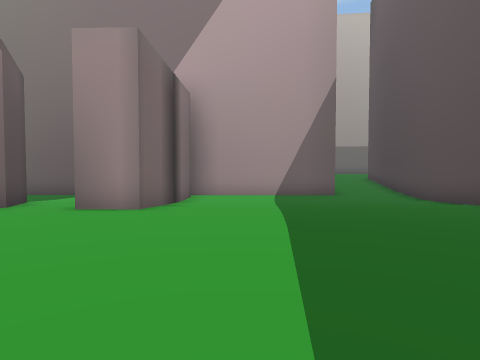
View 1 (above)

21 first-person views from a walk through a 3-D level made in the Unity game engine. The camera is 1.3 m above the floor, tilts 2° down and sees 80° across. The floor is counted in squares, 2 m on a side. Each view is taken from the middle of a square. On the plan, view 1 faces up. The plan holds only what a view shows up to about 9 squares ahead; the rest is blank. The place goes on beyond the plan.

View 2
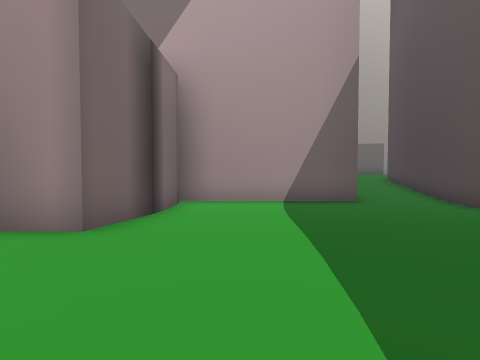

View 3
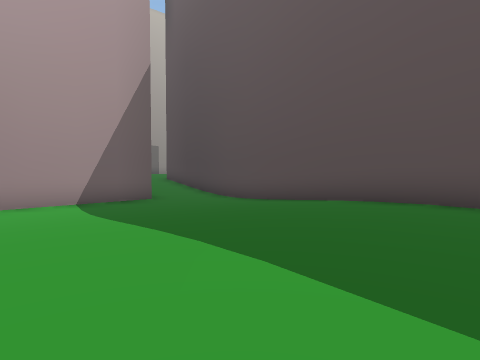

View 4
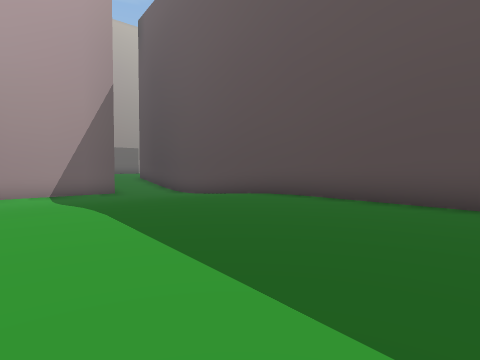

View 5
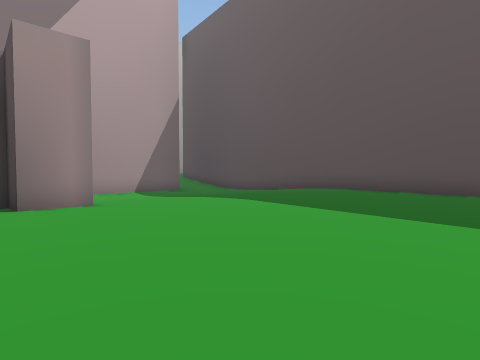

View 6
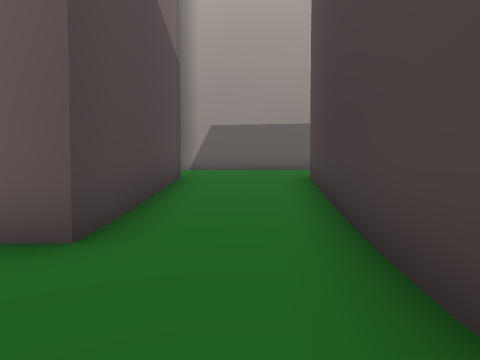

View 7
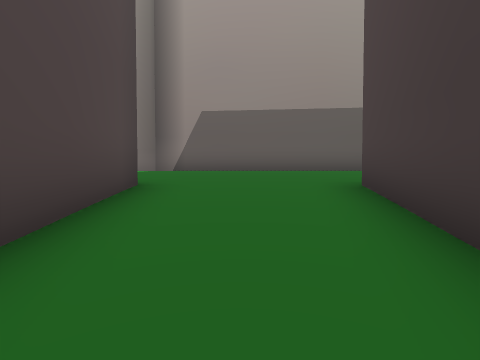

View 8
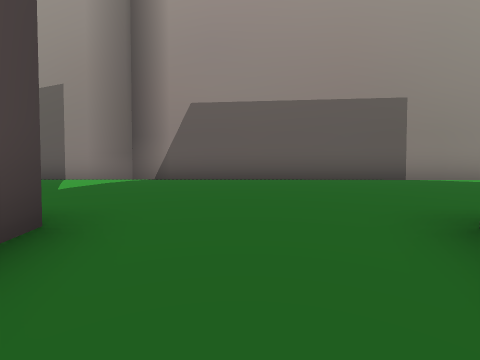

View 9
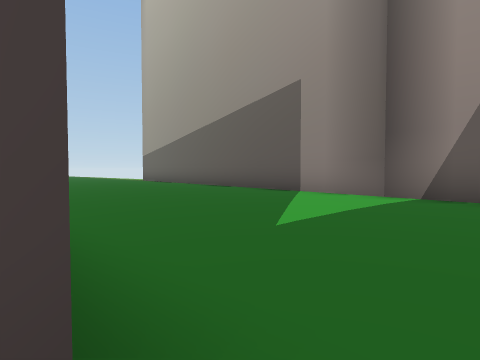

View 10
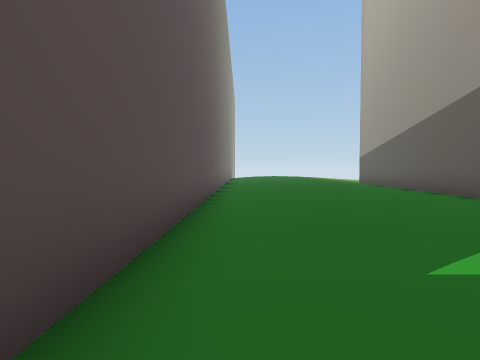

View 11
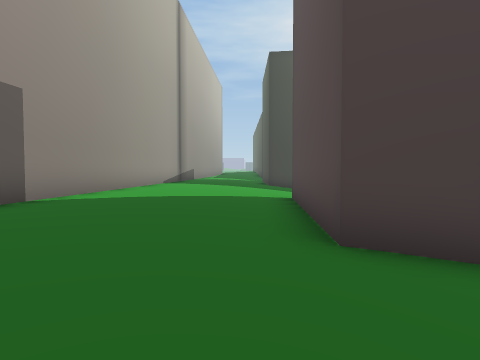

View 12
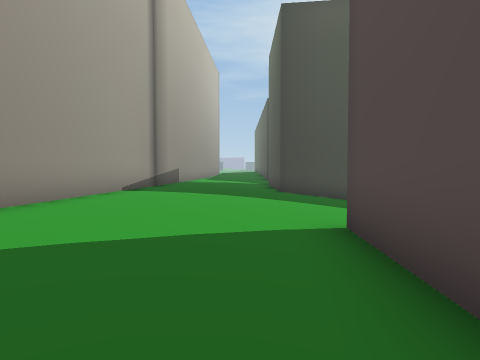

View 13
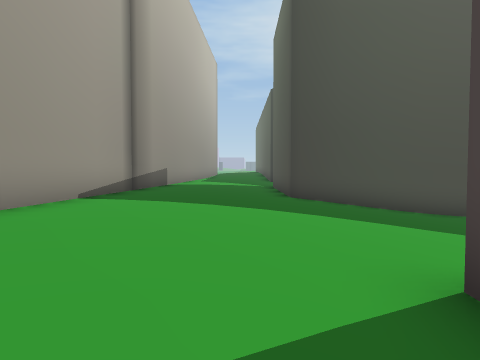

View 14
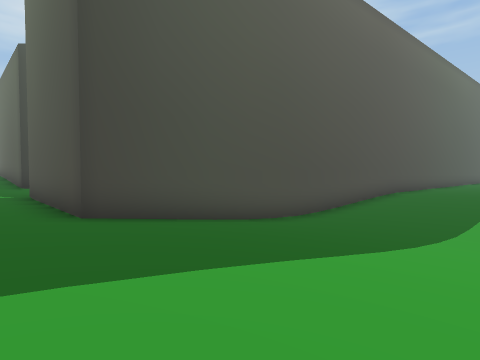

View 15
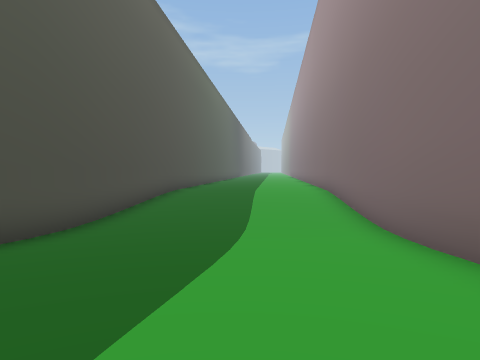

View 16
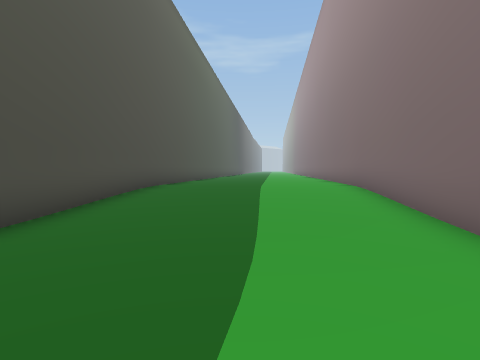

View 17
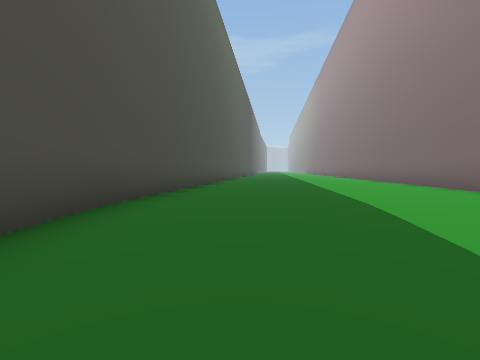

View 18
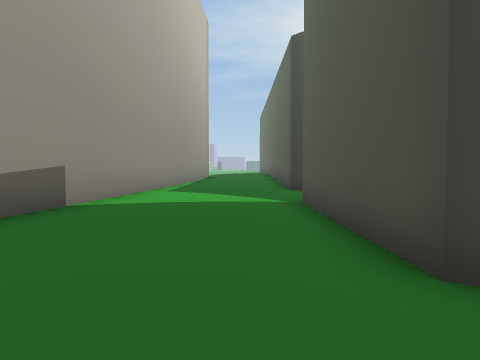

View 19
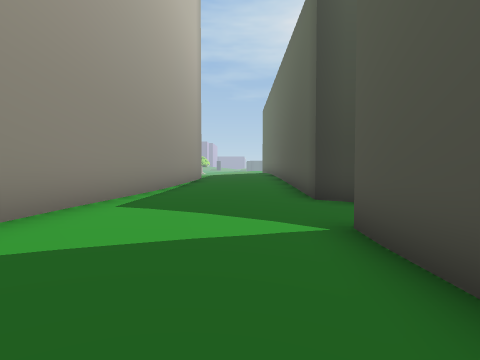

View 20
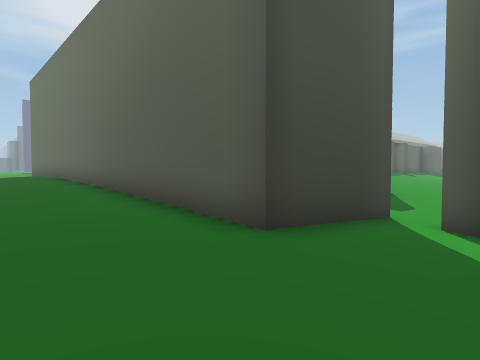

View 21
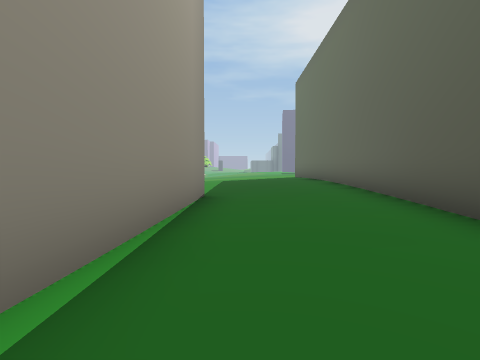

### Floor plan
Key: @ floor where view 1 was taken; # wall or solid block; . main floor; - floor 0.25 m lower than the main floor; : floor 0.5 m higher than the main floor; _ floor 0.5 m lower than the main floor; + floor 0.75 m higher than the main floor; * floor 1 m higher than the main floor; % floor 1.25 m higher than the main floor; & floor 1.5 m higher than the main floor; / step, stairs or slope.
Columns run from 4 left of view 1 to 34 right of it. Each row starts with its distance up from view 1.
 21 #########
 20 ++++++++###########
 19 ++++++++++++++++++#############
 18 ++++++++++++++++++++++++++++++######*%%
 17 ::::::::::::::::::::::++++++++++****%%%
 16 ::::::::///:::////////:::::::+++***%%%%
 15 ########///###:://////:::::/::++***%%%&
 14        #///# ###//////#####//:#########
 13        #///#   #//////#    //##
 12        #///#   #//////#    //#
 11   ######___#   #___///#     /#
 10   #_______##   #______#     ##
  9   #_______#    #______#     _/
  8  ##_______#    #______#      //
  7 _##///////#   ##/////##      -/
  6 /##///////#   #-/////#
  5 ----------#   #------#
  4 ..........#   #......#
  3 ..........#   #......#
  2 .........##   #......#
  1 .........#    #......#
  0 ....@....#    #......#
 -1 .........     #.....##

Where each view was taken, in squares from view 1:
view 1: 0 up, 0 right, facing up
view 2: 2 up, 0 right, facing up
view 3: 2 up, 1 left, facing up-right
view 4: 1 down, 1 left, facing up-right
view 5: 1 down, 4 left, facing up-right
view 6: 8 up, 5 right, facing up
view 7: 11 up, 5 right, facing up
view 8: 13 up, 5 right, facing up
view 9: 15 up, 4 right, facing up-left
view 10: 16 up, 4 right, facing left
view 11: 16 up, 4 right, facing right
view 12: 16 up, 8 right, facing right
view 13: 16 up, 10 right, facing right
view 14: 16 up, 13 right, facing down-right
view 15: 15 up, 14 right, facing down
view 16: 12 up, 14 right, facing down
view 17: 7 up, 15 right, facing down
view 18: 16 up, 16 right, facing right
view 19: 16 up, 19 right, facing right
view 20: 17 up, 23 right, facing down-right
view 21: 17 up, 26 right, facing right
